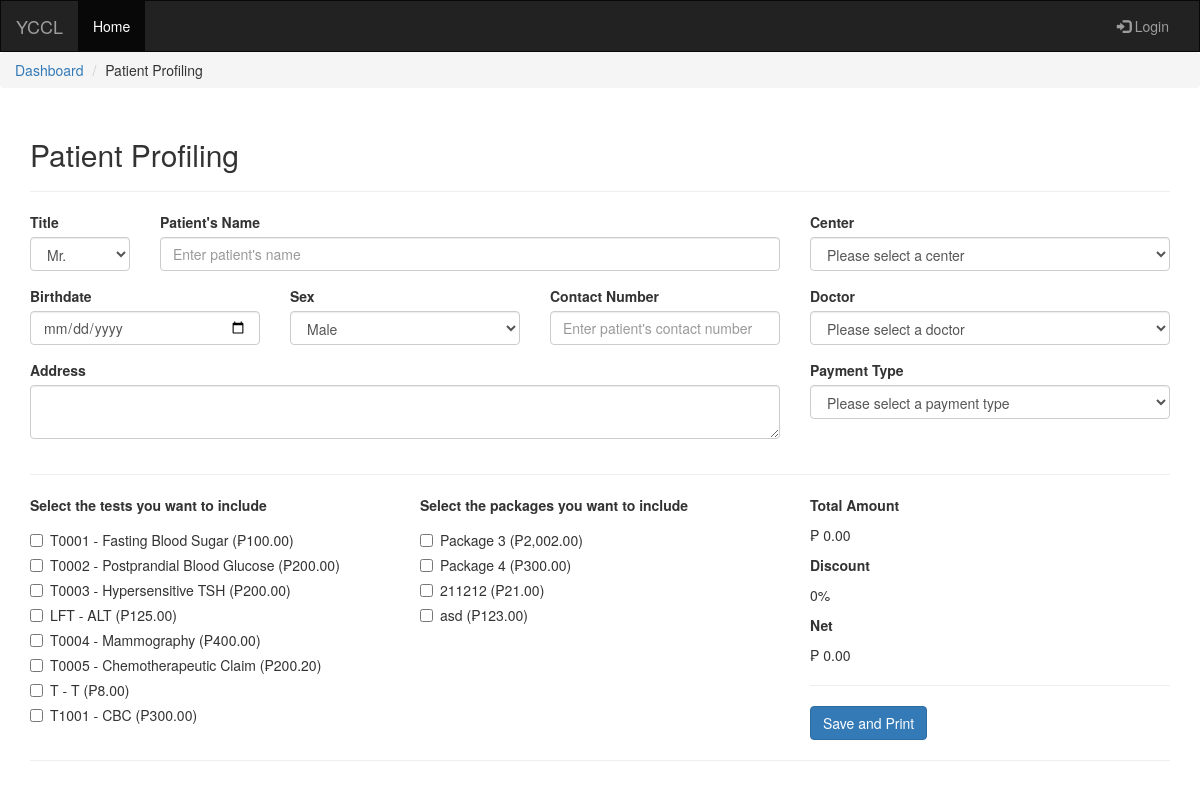
Screenshot of /patient-profiling.php with the database file from the repository.
### tables this page shows
CREATE TABLE IF NOT EXISTS `test_details` (
  `test_id` int(11) NOT NULL AUTO_INCREMENT,
  `test_code` varchar(50) DEFAULT NULL,
  `test_name` varchar(500) DEFAULT NULL,
  `test_price` double DEFAULT NULL,
  `test_referencerange` varchar(50) DEFAULT NULL,
  `test_unit` varchar(50) DEFAULT NULL,
  `test_createdDate` timestamp NULL DEFAULT CURRENT_TIMESTAMP,
  `status` varchar(1) DEFAULT NULL,
  PRIMARY KEY (`test_id`)
);

CREATE TABLE IF NOT EXISTS `package_category` (
  `package_id` int(11) NOT NULL AUTO_INCREMENT,
  `package_code` varchar(50) DEFAULT NULL,
  `package_name` varchar(150) DEFAULT NULL,
  `package_description` varchar(1000) DEFAULT NULL,
  `package_price` double NOT NULL DEFAULT '0',
  `package_createdDate` timestamp NULL DEFAULT CURRENT_TIMESTAMP,
  `package_status` varchar(1) DEFAULT NULL,
  PRIMARY KEY (`package_id`)
);

### patient-profiling.php (the view, shortened to what this page needs)
<!DOCTYPE html>
<html>
<?php include 'views/partials/header.php'?>
<body>
	<?php include 'views/partials/navbar.php'?>
<ul class="breadcrumb">
	<li><a href="admin-dashboard.php">Dashboard</a></li>
	<li>Patient Profiling</li>
</ul>
<div class="container yccl-mt-3">
	<h2>Patient Profiling</h2><hr>
	<form id="PackageForm">
		<div class="row">
			<div class="col-xs-12 col-md-8">
				<div class="row">
					<div class="col-xs-12 col-md-2">
						<div class="form-group">
						<label>Title</label>
						  <select class="form-control" name="formTitle">
						    <option value="Mr.">Mr.</option>
						  </select>
						</div>
					</div>
					<div class="col-xs-12 col-md-10">
						<div class="form-group">
							<label>Patient's Name</label>
							<input type="text"
								class="form-control"
								name="formPatient"
								placeholder="Enter patient's name"
								required
							>
						</div>
					</div>
					<div class="col-xs-12 col-md-4">
						<label>Birthdate</label>
						<div class="form-group">
							<input type="date"
								class="form-control"
								name="formBirthdate"
								required
							>
						</div>
					</div>
					<div class="col-xs-12 col-md-4">
						<div class="form-group">
							<label>Sex</label>
						  	<select class="form-control" name="formSex">
							    <option value="Male">Male</option>
							</select>
						</div>
					</div>
					<div class="col-xs-12 col-md-4">
						<div class="form-group">
							<label>Contact Number</label>
						  	<input type="text"
								class="form-control"
								name="formContact"
								placeholder="Enter patient's contact number"
								required
							>
						</div>
					</div>
					<div class="col-xs-12 col-md-12">
						<div class="form-group">
							<label>Address</label>
						  	<textarea
						  		class="form-control"
						  		name="formAddress"
						  	>
						  	</textarea>
						</div>
					</div>
				</div>
			</div>
			<div class="col-xs-12 col-md-4">
				<div class="form-group">
                	<label>Center</label>
                	<select class="form-control" name="formCenter">
                	<option selected disabled>Please select a center</option>
                	</select>
                </div>
                <div class="form-group">
                	<label>Doctor</label>
                	<select class="form-control" name="formDoctor" id="formDoctor">
                	<option selected disabled>Please select a doctor</option>
                	</select>
                </div>
                <div class="form-group">
                	<label>Payment Type</label>
                	<select class="form-control" name="formPaymentType">
                		<option selected disabled>Please select a payment type</option>
                	</select>
                </div>
			</div>
		</div>
		<hr>
		<div class="row">
			<div class="col-xs-12 col-md-4">
				<div class="form-group">
                	<label>Select the tests you want to include</label>
                	<?php
							$con = mysqli_connect("localhost","root","","yccl");
							$result = mysqli_query($con,"SELECT * FROM test_details");
							while($row = mysqli_fetch_array($result))
							{
								$testcode = $row['test_code'];
								$testname = $row['test_name'];
								$testprice = $row['test_price'];
								echo"<div class='checkbox'>
									    <label><input type='checkbox' name='formTestDetails' data-price='".$row['test_price']."' value='".$row['test_id']."'>".$testcode. ' - ' . $testname. " (₱" . number_format($testprice,2) . ")</label>
									</div>";
							}
                	?>
                </div>
			</div>
			<div class="col-xs-12 col-md-4">
				<div class="form-group">
                	<label>Select the packages you want to include</label>
                	<?php
							$con = mysqli_connect("localhost","root","","yccl");
							$result = mysqli_query($con,"SELECT * FROM package_category");
							while($row = mysqli_fetch_array($result))
							{
								echo"<div class='checkbox'>
									    <label><input type='checkbox' name='formPackageDetails' data-price='".$row['package_price']."' value='".$row['package_id']."'>".$row['package_name']. " (₱" . number_format($row['package_price'],2) . ")</label>
									</div>";
							}
                	?>
                </div>
			</div>
			<div class="col-xs-12 col-md-4">
				<p><strong>Total Amount</strong></p>
				<p id="totalAmount">₱ 0.00</p>
				<p><strong>Discount</strong></p>
				<p id="discountAmount">0%</p>
				<p><strong>Net</strong></p>
				<p id="netAmount">₱ 0.00</p>
				<hr><button type="submit"
					class="btn btn-primary">
					Save and Print
				</button>
			</div>
		</div><hr>
	</form>
</div>
</body>
</html>

### assets/css/style.css (style rules this page uses)
.yccl-mt-3 { margin-top: 30px }

### rows the page displays
test_details: test_code "T0001", test_name "Fasting Blood Sugar", test_price "100.00"
test_details: test_code "T0002", test_name "Postprandial Blood Glucose", test_price "200.00"
test_details: test_code "T0003", test_name "Hypersensitive TSH", test_price "200.00"
test_details: test_code "LFT", test_name "ALT", test_price "125.00"
test_details: test_code "T0004", test_name "Mammography", test_price "400.00"
test_details: test_code "T0005", test_name "Chemotherapeutic Claim", test_price "200.20"
test_details: test_code "T", test_name "T", test_price "8.00"
test_details: test_code "T1001", test_name "CBC", test_price "300.00"
package_category: package_name "Package 3", package_price "2,002.00"
package_category: package_name "Package 4", package_price "300.00"
package_category: package_name "211212", package_price "21.00"
package_category: package_name "asd", package_price "123.00"
